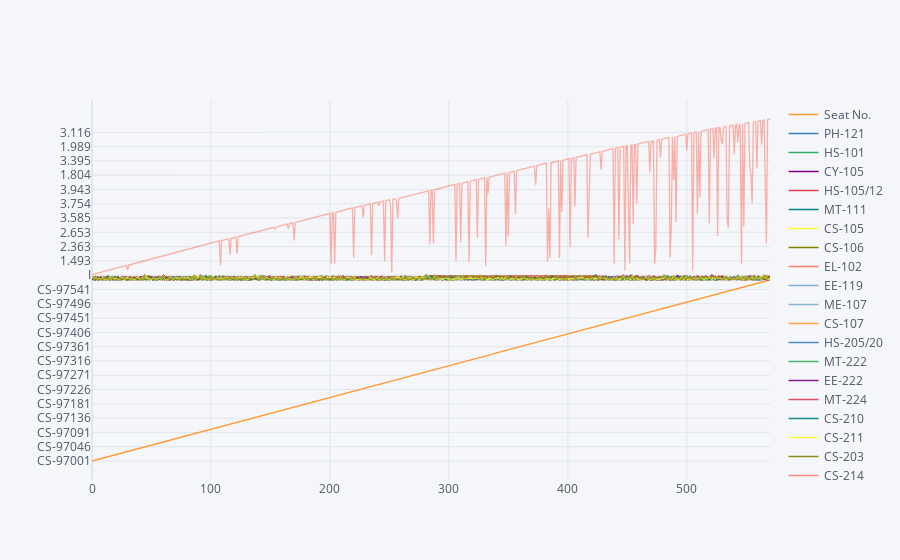

Notebook cell for this chart:
### Code cell
stud.iplot()

### Figure 1 — Plotly figure (JSON) as saved in the notebook; plotly's stock layout.template omitted (floating-point values rounded to 4 significant figures; data arrays with more than 128 entries replaced by an {"elided": "..."} marker saying what was removed)
{"data": [{"line": {"color": "rgba(255, 153, 51, 1.0)", "dash": "solid", "shape": "linear", "width": 1.3}, "mode": "lines", "name": "Seat No.", "text": "", "type": "scatter", "x": {"elided": "571 int values"}, "y": {"elided": "571 str values"}}, {"line": {"color": "rgba(55, 128, 191, 1.0)", "dash": "solid", "shape": "linear", "width": 1.3}, "mode": "lines", "name": "PH-121", "text": "", "type": "scatter", "x": {"elided": "571 int values"}, "y": {"elided": "571 str values"}}, {"line": {"color": "rgba(50, 171, 96, 1.0)", "dash": "solid", "shape": "linear", "width": 1.3}, "mode": "lines", "name": "HS-101", "text": "", "type": "scatter", "x": {"elided": "571 int values"}, "y": {"elided": "571 str values"}}, {"line": {"color": "rgba(128, 0, 128, 1.0)", "dash": "solid", "shape": "linear", "width": 1.3}, "mode": "lines", "name": "CY-105", "text": "", "type": "scatter", "x": {"elided": "571 int values"}, "y": {"elided": "571 str values"}}, {"line": {"color": "rgba(219, 64, 82, 1.0)", "dash": "solid", "shape": "linear", "width": 1.3}, "mode": "lines", "name": "HS-105/12", "text": "", "type": "scatter", "x": {"elided": "571 int values"}, "y": {"elided": "571 str values"}}, {"line": {"color": "rgba(0, 128, 128, 1.0)", "dash": "solid", "shape": "linear", "width": 1.3}, "mode": "lines", "name": "MT-111", "text": "", "type": "scatter", "x": {"elided": "571 int values"}, "y": {"elided": "571 str values"}}, {"line": {"color": "rgba(255, 255, 51, 1.0)", "dash": "solid", "shape": "linear", "width": 1.3}, "mode": "lines", "name": "CS-105", "text": "", "type": "scatter", "x": {"elided": "571 int values"}, "y": {"elided": "571 str values"}}, {"line": {"color": "rgba(128, 128, 0, 1.0)", "dash": "solid", "shape": "linear", "width": 1.3}, "mode": "lines", "name": "CS-106", "text": "", "type": "scatter", "x": {"elided": "571 int values"}, "y": {"elided": "571 str values"}}, {"line": {"color": "rgba(251, 128, 114, 1.0)", "dash": "solid", "shape": "linear", "width": 1.3}, "mode": "lines", "name": "EL-102", "text": "", "type": "scatter", "x": {"elided": "571 int values"}, "y": {"elided": "571 str values"}}, {"line": {"color": "rgba(128, 177, 211, 1.0)", "dash": "solid", "shape": "linear", "width": 1.3}, "mode": "lines", "name": "EE-119", "text": "", "type": "scatter", "x": {"elided": "571 int values"}, "y": {"elided": "571 str values"}}, {"line": {"color": "rgba(128, 177, 211, 0.8999999999999999)", "dash": "solid", "shape": "linear", "width": 1.3}, "mode": "lines", "name": "ME-107", "text": "", "type": "scatter", "x": {"elided": "571 int values"}, "y": {"elided": "571 str values"}}, {"line": {"color": "rgba(255, 153, 51, 0.8999999999999999)", "dash": "solid", "shape": "linear", "width": 1.3}, "mode": "lines", "name": "CS-107", "text": "", "type": "scatter", "x": {"elided": "571 int values"}, "y": {"elided": "571 str values"}}, {"line": {"color": "rgba(55, 128, 191, 0.8999999999999999)", "dash": "solid", "shape": "linear", "width": 1.3}, "mode": "lines", "name": "HS-205/20", "text": "", "type": "scatter", "x": {"elided": "571 int values"}, "y": {"elided": "571 str values"}}, {"line": {"color": "rgba(50, 171, 96, 0.8999999999999999)", "dash": "solid", "shape": "linear", "width": 1.3}, "mode": "lines", "name": "MT-222", "text": "", "type": "scatter", "x": {"elided": "571 int values"}, "y": {"elided": "571 str values"}}, {"line": {"color": "rgba(128, 0, 128, 0.8999999999999999)", "dash": "solid", "shape": "linear", "width": 1.3}, "mode": "lines", "name": "EE-222", "text": "", "type": "scatter", "x": {"elided": "571 int values"}, "y": {"elided": "571 str values"}}, {"line": {"color": "rgba(219, 64, 82, 0.8999999999999999)", "dash": "solid", "shape": "linear", "width": 1.3}, "mode": "lines", "name": "MT-224", "text": "", "type": "scatter", "x": {"elided": "571 int values"}, "y": {"elided": "571 str values"}}, {"line": {"color": "rgba(0, 128, 128, 0.8999999999999999)", "dash": "solid", "shape": "linear", "width": 1.3}, "mode": "lines", "name": "CS-210", "text": "", "type": "scatter", "x": {"elided": "571 int values"}, "y": {"elided": "571 str values"}}, {"line": {"color": "rgba(255, 255, 51, 0.8999999999999999)", "dash": "solid", "shape": "linear", "width": 1.3}, "mode": "lines", "name": "CS-211", "text": "", "type": "scatter", "x": {"elided": "571 int values"}, "y": {"elided": "571 str values"}}, {"line": {"color": "rgba(128, 128, 0, 0.8999999999999999)", "dash": "solid", "shape": "linear", "width": 1.3}, "mode": "lines", "name": "CS-203", "text": "", "type": "scatter", "x": {"elided": "571 int values"}, "y": {"elided": "571 str values"}}, {"line": {"color": "rgba(251, 128, 114, 0.8999999999999999)", "dash": "solid", "shape": "linear", "width": 1.3}, "mode": "lines", "name": "CS-214", "text": "", "type": "scatter", "x": {"elided": "571 int values"}, "y": {"elided": "571 str values"}}, {"line": {"color": "rgba(251, 128, 114, 0.7999999999999998)", "dash": "solid", "shape": "linear", "width": 1.3}, "mode": "lines", "name": "EE-217", "text": "", "type": "scatter", "x": {"elided": "571 int values"}, "y": {"elided": "571 str values"}}, {"line": {"color": "rgba(128, 177, 211, 0.7999999999999998)", "dash": "solid", "shape": "linear", "width": 1.3}, "mode": "lines", "name": "CS-212", "text": "", "type": "scatter", "x": {"elided": "571 int values"}, "y": {"elided": "571 str values"}}, {"line": {"color": "rgba(255, 153, 51, 0.7999999999999998)", "dash": "solid", "shape": "linear", "width": 1.3}, "mode": "lines", "name": "CS-215", "text": "", "type": "scatter", "x": {"elided": "571 int values"}, "y": {"elided": "571 str values"}}, {"line": {"color": "rgba(55, 128, 191, 0.7999999999999998)", "dash": "solid", "shape": "linear", "width": 1.3}, "mode": "lines", "name": "MT-331", "text": "", "type": "scatter", "x": {"elided": "571 int values"}, "y": {"elided": "571 str values"}}, {"line": {"color": "rgba(50, 171, 96, 0.7999999999999998)", "dash": "solid", "shape": "linear", "width": 1.3}, "mode": "lines", "name": "EF-303", "text": "", "type": "scatter", "x": {"elided": "571 int values"}, "y": {"elided": "571 str values"}}, {"line": {"color": "rgba(128, 0, 128, 0.7999999999999998)", "dash": "solid", "shape": "linear", "width": 1.3}, "mode": "lines", "name": "HS-304", "text": "", "type": "scatter", "x": {"elided": "571 int values"}, "y": {"elided": "571 str values"}}, {"line": {"color": "rgba(219, 64, 82, 0.7999999999999998)", "dash": "solid", "shape": "linear", "width": 1.3}, "mode": "lines", "name": "CS-301", "text": "", "type": "scatter", "x": {"elided": "571 int values"}, "y": {"elided": "571 str values"}}, {"line": {"color": "rgba(0, 128, 128, 0.7999999999999998)", "dash": "solid", "shape": "linear", "width": 1.3}, "mode": "lines", "name": "CS-302", "text": "", "type": "scatter", "x": {"elided": "571 int values"}, "y": {"elided": "571 str values"}}, {"line": {"color": "rgba(255, 255, 51, 0.7999999999999998)", "dash": "solid", "shape": "linear", "width": 1.3}, "mode": "lines", "name": "TC-383", "text": "", "type": "scatter", "x": {"elided": "571 int values"}, "y": {"elided": "571 str values"}}, {"line": {"color": "rgba(128, 128, 0, 0.7999999999999998)", "dash": "solid", "shape": "linear", "width": 1.3}, "mode": "lines", "name": "MT-442", "text": "", "type": "scatter", "x": {"elided": "571 int values"}, "y": {"elided": "571 str values"}}, {"line": {"color": "rgba(128, 128, 0, 0.7)", "dash": "solid", "shape": "linear", "width": 1.3}, "mode": "lines", "name": "EL-332", "text": "", "type": "scatter", "x": {"elided": "571 int values"}, "y": {"elided": "571 str values"}}, {"line": {"color": "rgba(251, 128, 114, 0.7)", "dash": "solid", "shape": "linear", "width": 1.3}, "mode": "lines", "name": "CS-318", "text": "", "type": "scatter", "x": {"elided": "571 int values"}, "y": {"elided": "571 str values"}}, {"line": {"color": "rgba(128, 177, 211, 0.7)", "dash": "solid", "shape": "linear", "width": 1.3}, "mode": "lines", "name": "CS-306", "text": "", "type": "scatter", "x": {"elided": "571 int values"}, "y": {"elided": "571 str values"}}, {"line": {"color": "rgba(255, 153, 51, 0.7)", "dash": "solid", "shape": "linear", "width": 1.3}, "mode": "lines", "name": "CS-312", "text": "", "type": "scatter", "x": {"elided": "571 int values"}, "y": {"elided": "571 str values"}}, {"line": {"color": "rgba(55, 128, 191, 0.7)", "dash": "solid", "shape": "linear", "width": 1.3}, "mode": "lines", "name": "CS-317", "text": "", "type": "scatter", "x": {"elided": "571 int values"}, "y": {"elided": "571 str values"}}, {"line": {"color": "rgba(50, 171, 96, 0.7)", "dash": "solid", "shape": "linear", "width": 1.3}, "mode": "lines", "name": "CS-403", "text": "", "type": "scatter", "x": {"elided": "571 int values"}, "y": {"elided": "571 str values"}}, {"line": {"color": "rgba(128, 0, 128, 0.7)", "dash": "solid", "shape": "linear", "width": 1.3}, "mode": "lines", "name": "CS-421", "text": "", "type": "scatter", "x": {"elided": "571 int values"}, "y": {"elided": "571 str values"}}, {"line": {"color": "rgba(219, 64, 82, 0.7)", "dash": "solid", "shape": "linear", "width": 1.3}, "mode": "lines", "name": "CS-406", "text": "", "type": "scatter", "x": {"elided": "571 int values"}, "y": {"elided": "571 str values"}}, {"line": {"color": "rgba(0, 128, 128, 0.7)", "dash": "solid", "shape": "linear", "width": 1.3}, "mode": "lines", "name": "CS-414", "text": "", "type": "scatter", "x": {"elided": "571 int values"}, "y": {"elided": "571 str values"}}, {"line": {"color": "rgba(255, 255, 51, 0.7)", "dash": "solid", "shape": "linear", "width": 1.3}, "mode": "lines", "name": "CS-419", "text": "", "type": "scatter", "x": {"elided": "571 int values"}, "y": {"elided": "571 str values"}}, {"line": {"color": "rgba(255, 255, 51, 0.5999999999999999)", "dash": "solid", "shape": "linear", "width": 1.3}, "mode": "lines", "name": "CS-423", "text": "", "type": "scatter", "x": {"elided": "571 int values"}, "y": {"elided": "571 str values"}}, {"line": {"color": "rgba(128, 128, 0, 0.5999999999999999)", "dash": "solid", "shape": "linear", "width": 1.3}, "mode": "lines", "name": "CS-412", "text": "", "type": "scatter", "x": {"elided": "571 int values"}, "y": {"elided": "571 str values"}}, {"line": {"color": "rgba(251, 128, 114, 0.5999999999999999)", "dash": "solid", "shape": "linear", "width": 1.3}, "mode": "lines", "name": "CGPA", "text": "", "type": "scatter", "x": {"elided": "571 int values"}, "y": {"elided": "571 float values"}}], "layout": {"legend": {"bgcolor": "#F5F6F9", "font": {"color": "#4D5663"}}, "paper_bgcolor": "#F5F6F9", "plot_bgcolor": "#F5F6F9", "title": {"font": {"color": "#4D5663"}}, "xaxis": {"gridcolor": "#E1E5ED", "showgrid": true, "tickfont": {"color": "#4D5663"}, "title": {"font": {"color": "#4D5663"}, "text": ""}, "zerolinecolor": "#E1E5ED"}, "yaxis": {"gridcolor": "#E1E5ED", "showgrid": true, "tickfont": {"color": "#4D5663"}, "title": {"font": {"color": "#4D5663"}, "text": ""}, "zerolinecolor": "#E1E5ED"}}}
